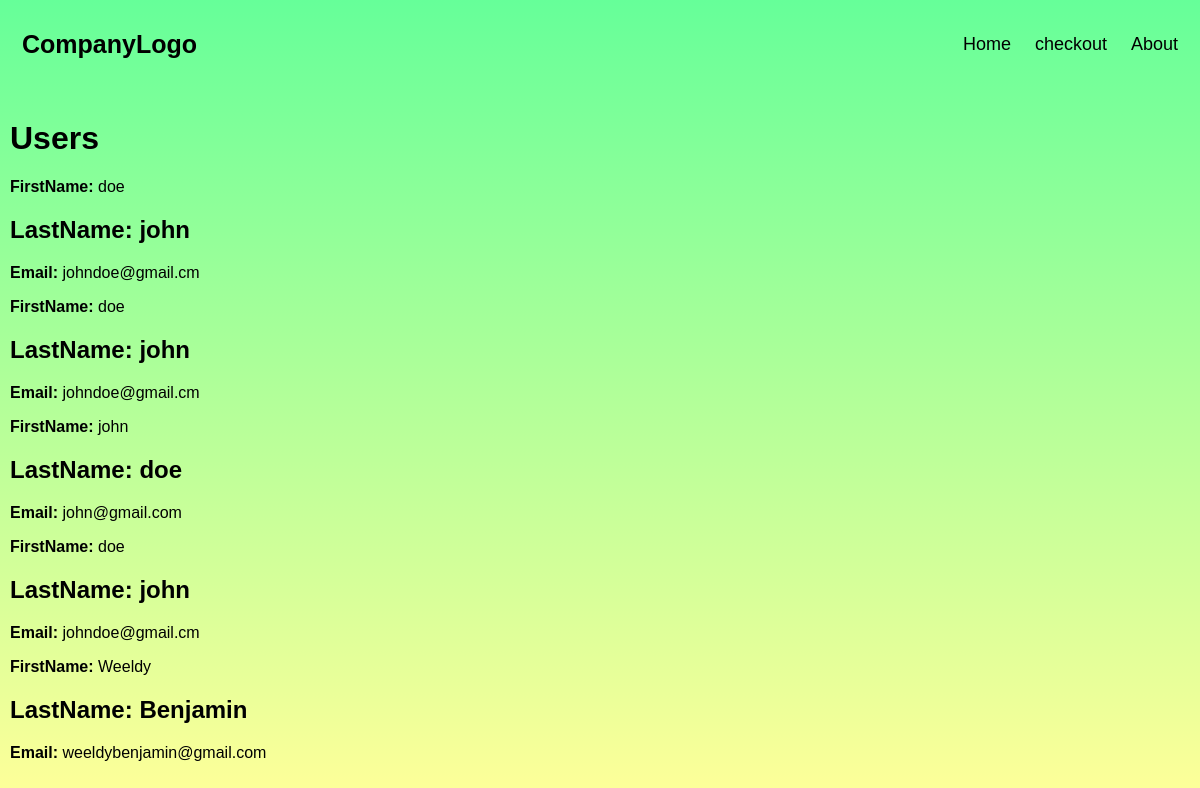
The page / on the database its author committed.
### tables this page shows
CREATE TABLE users(
id INTEGER PRIMARY KEY AUTOINCREMENT,
   firstname TEXT NOT NUll,
   lastname TEXT NOT NUll,
  email TEXT NOT NULL
);

### app.py (the view)
@app.route('/')
def index():
    conn = get_db_connection()
    users = conn.execute('SELECT * FROM users').fetchall()
    conn.close()
    return render_template('index.html', users=users)

### app.py (called while the page is built)
def get_db_connection():
    conn = sqlite3.connect('databse.db')
    conn.row_factory = sqlite3.Row
    return conn

### templates/index.html
{% extends 'header.html' %}
{% block content %}
    <h1 style="margin-top: 100px">{% block title %} Users {% endblock %}</h1>
    {% for user in users %}
        <div class='user'>
            <p><b>FirstName: </b>{{ user['firstname'] }}</p>
            <h2><b>LastName: </b>{{ user['lastname'] }}</h2>
            <p><b>Email:</b> {{ user['email'] }}</p>
        </div>
    {% endfor %}
{% endblock %}

### templates/header.html (shortened to what this page needs)
        <div class="header">
    <a href="#default" class="logo">CompanyLogo</a>
    <div class="header-right">
        <a href="{{ url_for('home') }}">Home</a>
        <a href="{{ url_for('create') }}">checkout</a>
        <a href="{{ url_for('about') }}">About</a>
    </div>
    <div class="content">
        {% block content %} {% endblock %}
    </div>
  </div>

### templates/header.html (style rules this page uses)
* { box-sizing: border-box; }
.header { overflow: hidden; background-color: transparent; padding: 20px 10px; }
.header a { float: left; color: black; text-align: center; padding: 12px; text-decoration: none; font-size: 18px; line-height: 25px; border-radius: 4px; }
.header a.logo { font-size: 25px; font-weight: bold; }
.header-right { float: right; }

### rows shown on the page
users: firstname "doe", lastname "john", email "johndoe@gmail.cm"
users: firstname "doe", lastname "john", email "johndoe@gmail.cm"
users: firstname "john", lastname "doe", email "john@gmail.com"
users: firstname "doe", lastname "john", email "johndoe@gmail.cm"
users: firstname "Weeldy", lastname "Benjamin", email "weeldybenjamin@gmail.com"
